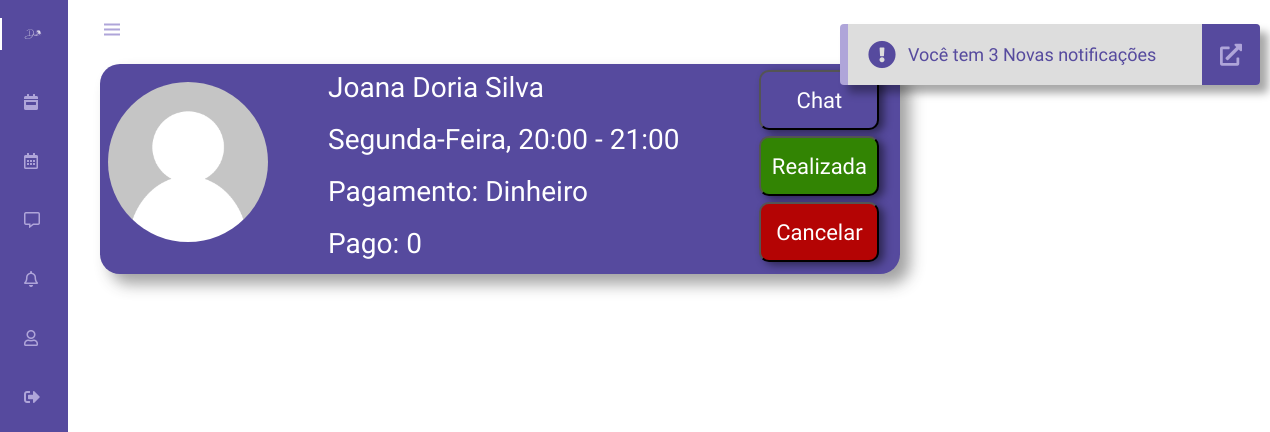
The page /agendadas.php (signed in) on the database as committed earlier.
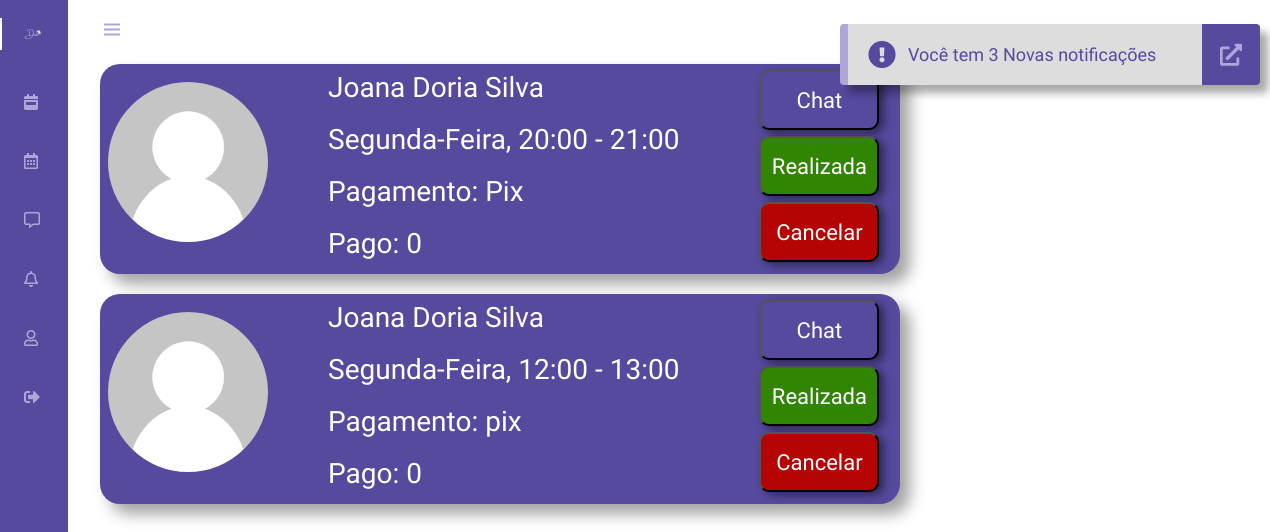
The same page on the database as committed later.
### tables this page shows
CREATE TABLE `psicologos` (
  `unique_id` varchar(200) NOT NULL,
  `nome` varchar(100) DEFAULT NULL,
  `email` varchar(80) DEFAULT NULL,
  `senha` varchar(50) DEFAULT NULL,
  `nascimento` varchar(10) DEFAULT NULL,
  `estado` varchar(2) DEFAULT NULL,
  `cep` varchar(15) DEFAULT NULL,
  `rg` varchar(20) DEFAULT NULL,
  `cpf` varchar(16) DEFAULT NULL,
  `telefone` varchar(18) DEFAULT NULL,
  `local` varchar(80) DEFAULT NULL,
  `crp` varchar(16) DEFAULT NULL,
  `status` varchar(10) DEFAULT NULL,
  `situacao` int(11) DEFAULT NULL,
  `tempo_experiencia` varchar(4) DEFAULT NULL,
  `tempo_consulta` varchar(6) DEFAULT NULL,
  `resumo` varchar(500) DEFAULT NULL,
  `texto` varchar(800) DEFAULT NULL,
  `diploma` varchar(80) DEFAULT NULL,
  `faculdade` varchar(80) DEFAULT NULL,
  `foto` varchar(80) DEFAULT NULL,
  `idioma` varchar(50) DEFAULT NULL,
  `valor` varchar(6) DEFAULT NULL,
  `remarcacao` varchar(2) DEFAULT NULL,
  `sexo` varchar(10) DEFAULT NULL,
  `chave` varchar(40) DEFAULT NULL,
  `qrcode` varchar(80) DEFAULT NULL,
  `desativada` int(11) DEFAULT NULL
);

CREATE TABLE `consulta` (
  `id_consulta` int(11) NOT NULL,
  `horario` varchar(100) NOT NULL,
  `id_psic` int(11) NOT NULL,
  `id_user` int(11) NOT NULL,
  `realizada` int(11) DEFAULT NULL,
  `tipo_pagamento` varchar(20) DEFAULT NULL,
  `pago` int(3) DEFAULT NULL
);

### agendadas.php (the view, shortened to what this page needs)
<?php
    require_once 'conexao.php';
        $id = $_SESSION['unique_id'];
?>
<!DOCTYPE html>
<html lang="en">
<head>
    <link rel="stylesheet" href="css/navbar.css">
    <link rel="stylesheet" href="css/marcada.css">
    <link rel="stylesheet" href="css/not.css">
    <link rel="stylesheet" href="https://cdnjs.cloudflare.com/ajax/libs/font-awesome/5.15.2/css/all.min.css">
    <link href='https://unpkg.com/boxicons@2.0.7/css/boxicons.min.css' rel='stylesheet'>
</head>
<body id="body-pd">
    <header class="header" id="header">
        <div class="header__toggle">
        <i class='bx bx-menu' id="header-toggle"></i>
        </div>
        <div class="header__img">
            <img src="assets/img/perfil.jpg" alt="">
        </div>
    </header>
    <div class="l-navbar" id="nav-bar">
    <nav class="nav">
            <div>
                <a href="index.php" class="nav__logo active">
                    <img class = "logo" src="assets/logo.png" alt="">
                </a>
                <div class="nav__list">
                    <a href="dashboard.php" class="nav__link ">
                    <i class="fas fa-calendar-week"></i>
                    </a>
                    <a href="agenda.php" class="nav__link">
                    <i class="far fa-calendar-alt"></i>
                    </a>
                    <a href="chat/users.php" class="nav__link">
                    <i class="far fa-comment-alt"></i>
                    </a>
                    <a href="notificacao_psic.php" class="nav__link">
                    <i class="far fa-bell"></i>
                    </a>
                    <a href="perfil_psic.php" class="nav__link">
                    <i class="far fa-user"></i>
                    </a>
                    <a href="encerra.php" class="nav__link">
                    <i class="fas fa-sign-out-alt"></i>
                    </a>
                </div>
            </div>
        </nav>
    </div>
    <?php
    $notificado = $_SESSION['unique_id'];
    $notify = mysqli_query($conn, "SELECT * FROM notificacao WHERE id_para = '$notificado'");
    $not = mysqli_num_rows($notify);
     if($not){
        if($not == 1){
            echo "<div class='alert show'>
            <span class='fas fa-exclamation-circle'></span>
            <span class='msg'>Você tem $not Nova notificação</span>
            <a href='notificacao_user.php'><span class='close-btn'>
            <span class='fas fa-external-link-alt'></span>
        </span></a>
            </div>";
         }
         else if($not > 1){
            echo "<div class='alert show'>
            <span class='fas fa-exclamation-circle'></span>
            <span class='msg'>Você tem $not Novas notificações</span>
            <a href='notificacao_user.php'><span class='close-btn'>
            <span class='fas fa-external-link-alt'></span>
            </span></a>
            </div>";
         }
    }
?>
    <?php
    $acha = mysqli_query($conn, "SELECT u.nome, u.foto, u.unique_id, c.id_user, c.id_consulta, c.horario, c.realizada, c.id_psic, c.pago, c.tipo_pagamento FROM psicologos AS u INNER JOIN consulta AS c ON u.unique_id = c.id_psic  WHERE id_user = '$id' AND realizada = 0");
        while($consul = mysqli_fetch_array($acha)){
            echo "<div class='pacientes'>
            <div class='card'>
                <div class='col1'>
                <img src='imagens/$consul[foto]' alt='imagens'>
                </div>
                <div class='col2'>
                <p>$consul[nome]</p>
                <p>$consul[horario]</p>
                <p>Pagamento: $consul[tipo_pagamento]</p>
                <p>Pago: $consul[pago]</p>
                </div>
                <div class='col3'>
                <a href='chat/chat.php?user_id=$consul[id_user]'><button class='chat'>Chat</button></a>
                <form action='process/up_consultas.php' method='POST'>
                    <input type='hidden' name='realizada' value='$consul[id_consulta]'>
                    <input type='submit' class='realizada' value='Realizada'>
                </form>
                <form action='process/delete_consultas.php' method='POST'>
                    <input type='hidden' name='cancelada' value='$consul[id_consulta]'>
                    <input type='submit' class='cancelada' value='Cancelar'>
                </form>
                </div>
            </div>
        </div>";
        }
    ?>
</body>
</html>

### css/navbar.css (style rules this page uses)
:root { --header-height: 3rem; --nav-width: 68px; --first-color: #4723D9; --first-color-light: #AFA5D9; --white-color: #ffffff; --normal-font-size: 1rem; --z-fixed: 100; --cor-principal: #564a9e; --cor-texto: #d9d9d9; --cor-titulo: #FFFFFF; --fonte-titulo: 'Antonio', sans-serif; --fonte-texto: 'Oswald', sans-serif; }
*,::before,::after { box-sizing: border-box; }
body { position: relative; margin: var(--header-height) 0 0 0; padding: 0 1rem; font-family: var(--fonte-texto); font-size: var(--normal-font-size); transition: .5s; }
a { text-decoration: none; }
.header { width: 100%; height: var(--header-height); position: fixed; top: 0; left: 0; display: flex; align-items: center; justify-content: space-between; padding: 0 1rem; background-color: transparent; z-index: var(--z-fixed); transition: .5s; }
.header__toggle { color: var(--first-color-light); font-size: 1.5rem; cursor: pointer; }
.header__img { width: 35px; height: 35px; display: flex; justify-content: center; border-radius: 50%; overflow: hidden; }
.header__img img { width: 40px; }
.l-navbar { position: fixed; top: 0; left: -30%; width: var(--nav-width); height: 100vh; background-color: var(--cor-principal); padding: .5rem 1rem 0 0; transition: .5s; z-index: var(--z-fixed); }
.nav { height: 100%; display: flex; flex-direction: column; justify-content: space-between; overflow: hidden; }
.nav .logo { width: 20px; }
.nav__logo, .nav__link { display: grid; grid-template-columns: max-content max-content; align-items: center; column-gap: 1rem; padding: .5rem 0 .5rem 1.5rem; }
.nav__logo { margin-bottom: 2rem; }
.nav__link { position: relative; color: var(--first-color-light); margin-bottom: 1.5rem; transition: .3s; }
.show { left: 0; }
.active { color: var(--white-color); }
.active::before { content: ''; position: absolute; left: 0; width: 2px; height: 32px; background-color: var(--white-color); }
@media screen and (min-width: 768px) { body { margin: calc(var(--header-height) + 1rem) 0 0 0; padding-left: calc(var(--nav-width) + 2rem); } }
@media screen and (min-width: 768px) { .header { height: calc(var(--header-height) + 1rem); padding: 0 2rem 0 calc(var(--nav-width) + 2rem); } }
@media screen and (min-width: 768px) { .header__img { width: 40px; height: 40px; } }
@media screen and (min-width: 768px) { .header__img img { width: 45px; } }
@media screen and (min-width: 768px) { .l-navbar { left: 0; padding: 1rem 1rem 0 0; } }
@media screen and (min-width: 768px) { .show { width: calc(var(--nav-width) + 156px); } }

### css/marcada.css (style rules this page uses)
:root { --cor-principal: #564a9e; --cor-texto: #d9d9d9; --cor-titulo: #FFFFFF; --fonte-titulo: 'Antonio', sans-serif; --fonte-texto: 'Oswald', sans-serif; }
.pacientes { display: flex; flex-direction: row; margin-top: 20px; }
.pacientes .card { background: var(--cor-principal); width: 800px; height: 210px; display: flex; border-radius: 20px; box-shadow: 10px 10px 15px #33333374; margin-right: 20px; }
.pacientes .card img { width: 160px; height: 160px; border-radius: 50%; margin-left: 8px; margin-top: 18px; margin-right: 60px; }
.pacientes .card p { margin-top: 12px; margin-right: 80px; font-family: var(--fonte-texto); font-size: 28px; line-height: 24px; color: var(--cor-titulo); }
.realizada, .cancelada, .chat { width: 120px; height: 60px; font-family: var(--fonte-texto); color: var(--cor-titulo); box-shadow: 5px 3px 8px #00000078; font-size: 22px; margin-right: 10px; margin-top: 6px; display: block; border-radius: 10px; cursor: pointer; }
.realizada { background: #328403; }
.cancelada { background: #b40404; }
.chat { background: var(--cor-principal); }

Rows that differ between the two databases and show on the page:
now on one of the page's lists (row edited): psicologos: nome "Joana Doria Silva", consulta.horario "Segunda-Feira, 12:00 - 13:00", consulta.tipo_pagamento "pix", consulta.pago "0"
changed psicologos "Joana Doria Silva": consulta.tipo_pagamento "Dinheiro" → "Pix"
